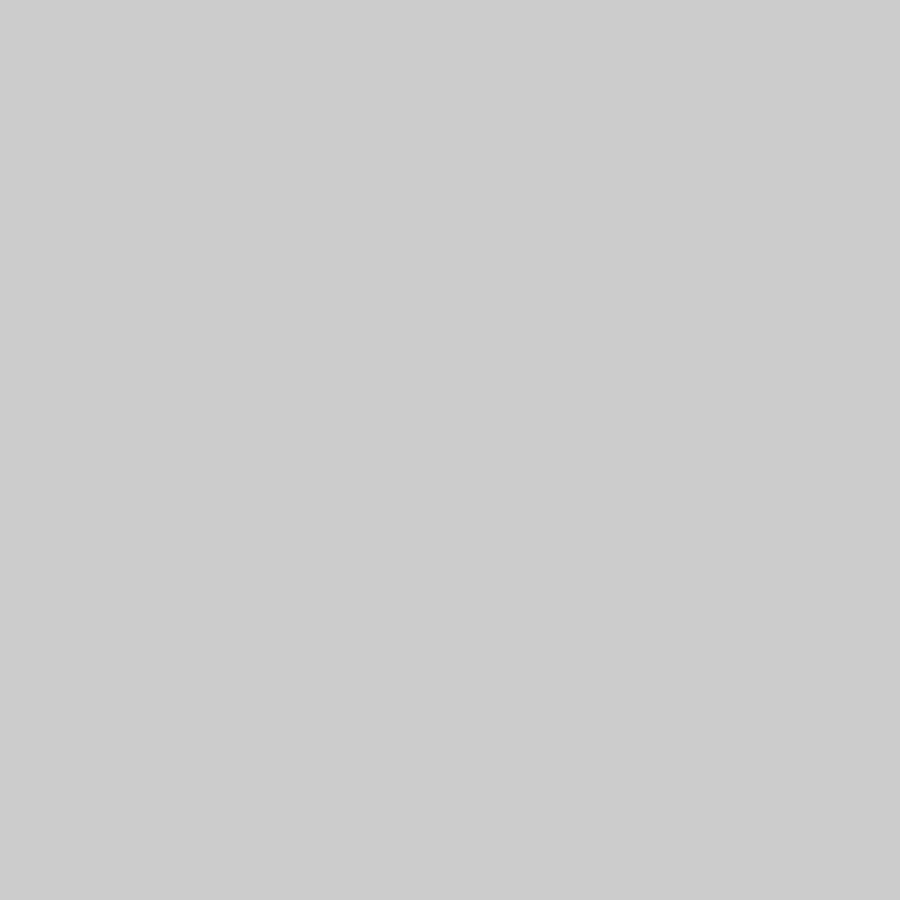
Frame 1 (no input)
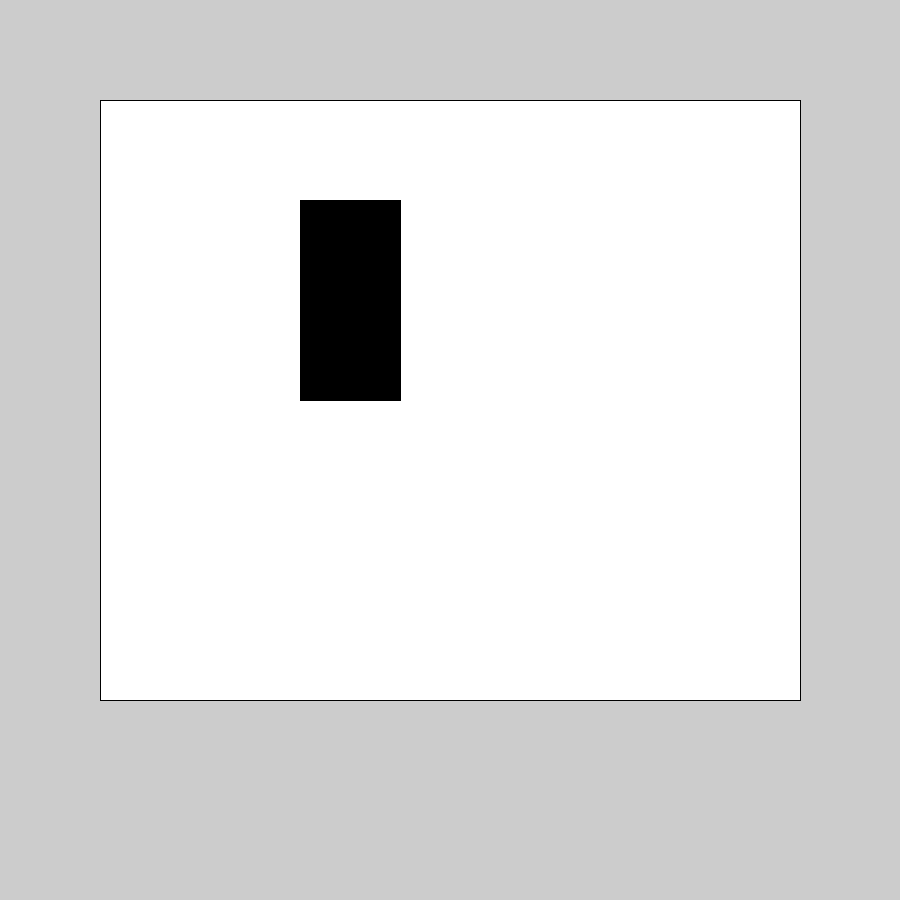
Frame 60 (the mouse pressed at the canvas centre just before this capture)
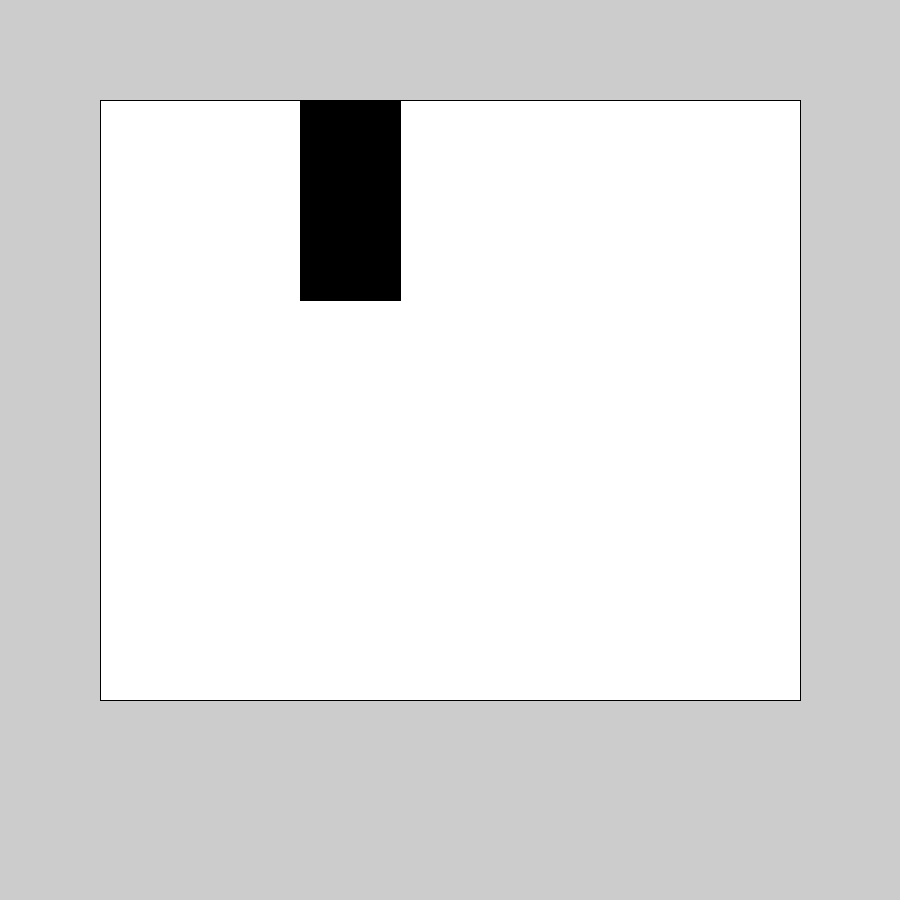
Frame 120 (the mouse held since frame 60 and released just before this capture)

The Processing sketch that drew these frames (run headless with seeded random() and noise(); from frame 60 on, the mouse is pressed at the canvas centre):

// Processing sketch: snake
// ── snake.pde
int leftwall= 100;
int rightwall=700;
int topwall=100;
int bottomwall=600;
int snakewidth=100;
int snakeheight=100;
int maxX=0;

int[]  snakex= {
  2, 2
};
int[] snakey= {
  2, 3
};
int time=millis();

void setup() {
  size(900, 900);
}

void draw() {



  if (millis()-time>1000) {
    time=millis();
    if (isInBounds()==false) {
      textSize(32);
      text("Game Over", 450, 450);
    } else {
      advancesnake();
    }
    drawSnake();
  }
}
void advancesnake() {
  for (int i=0; i<snakey.length; i++) {
    snakey[i]=snakey[i]-1;
  }
  if (keyPressed && key=='d') {
    snakex[0]++;
    snakey[0]++;
  }
}

boolean isInBounds() {
  if (snakex[0]<=6&& 
    snakex[0]>=0&&
    snakey[0]<=6&&
    snakey[0]>=0) {
    return(true);
  } else {
    return false;
  }
}
void drawSnake() {
  fill(255, 255, 255);
  rect(leftwall, topwall, rightwall, bottomwall);
  fill(0, 0, 0);

  for (int i=0; i<snakex.length; i++) {
    rect(leftwall+snakex[i]*100, topwall+snakey[i]*100, snakewidth, snakeheight);
  }
}
